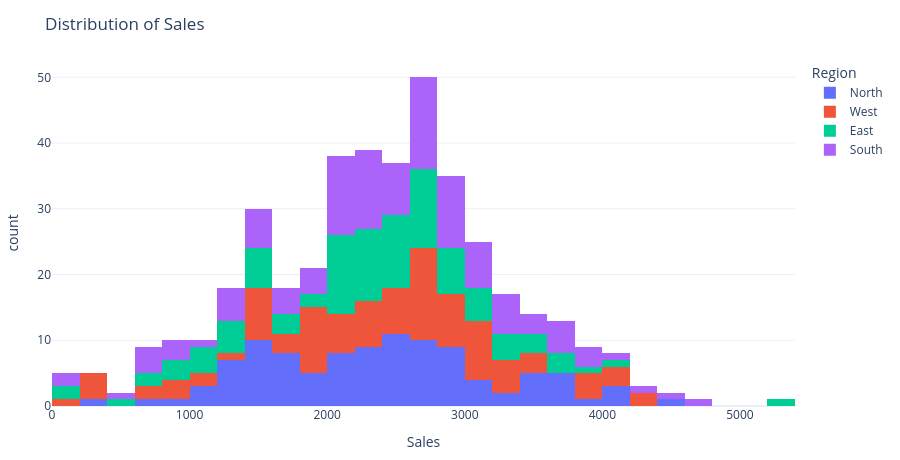
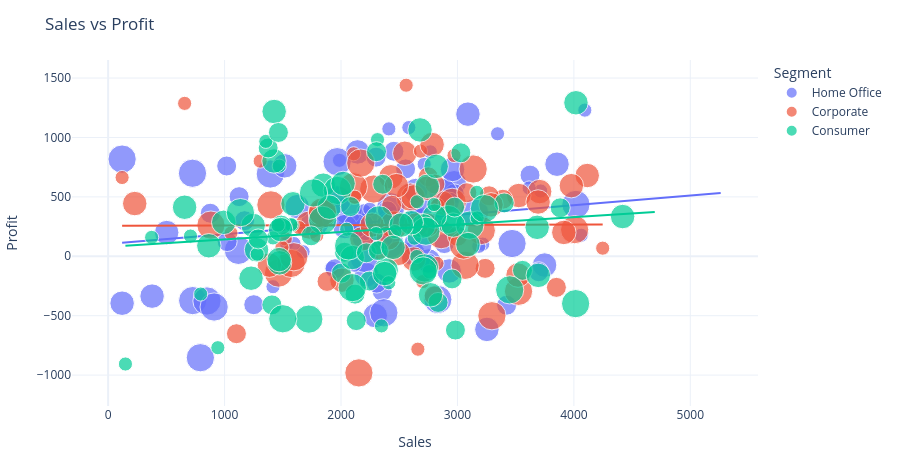
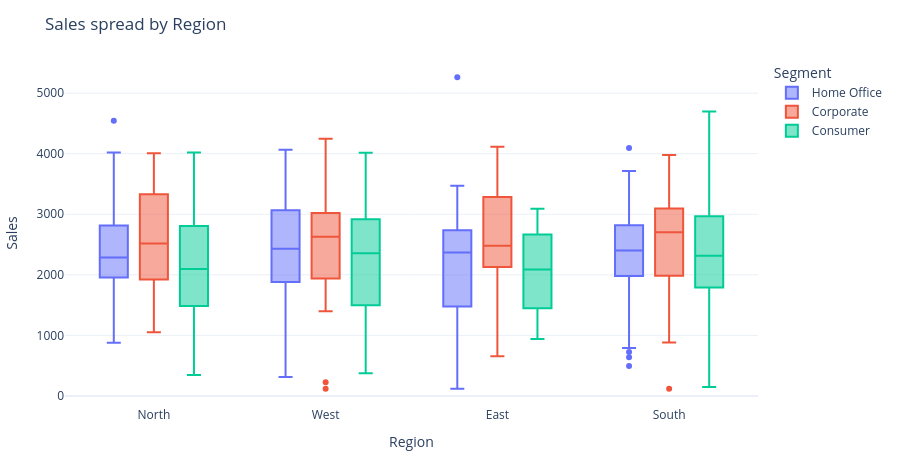

Write notebook code for charts like these, in order.
### Code cell
fig1 = px.histogram(df_clean, x=numeric_cols[0], color=categorical_cols[0], nbins=30, title=f"Distribution of {numeric_cols[0]}")
fig2 = px.scatter(df_clean, x="Sales", y="Profit", color="Segment", size="Discount", trendline="ols", title="Sales vs Profit")
fig3 = px.box(df_clean, x="Region", y="Sales", color="Segment", points="outliers", title="Sales spread by Region")

for fig in [fig1, fig2, fig3]:
    fig.update_layout(template="plotly_white", height=460, margin=dict(l=20, r=20, t=60, b=20))
    fig.show()

### Figure 1 — Plotly figure (JSON) as saved in the notebook; plotly's stock layout.template omitted (floating-point values rounded to 4 significant figures)
{"data": [{"bingroup": "x", "hovertemplate": "Region=North<br>Sales=%{x}<br>count=%{y}<extra></extra>", "legendgroup": "North", "marker": {"color": "#636efa", "pattern": {"shape": ""}}, "name": "North", "nbinsx": 30, "orientation": "v", "showlegend": true, "type": "histogram", "x": [2887.0, 2612.0, 2802.0, 1674.0, 2642.0, 3626.0, 2229.0, 1398.0, 1055.0, 2272.0, 2049.0, 1618.0, 877.2, 1588.0, 1215.0, 4544.0, 2749.0, 3527.0, 3749.0, 2179.0, 2179.0, 3344.0, 1580.0, 2201.0, 3415.0, 347.3, 1053.0, 1569.0, 2452.0, 3126.0, 1481.0, 4018.0, 2131.0, 1486.0, 4007.0, 2972.0, 2630.0, 2411.0, 2583.0, 1416.0, 4018.0, 2440.0, 1275.0, 2752.0, 1639.0, 2710.0, 3694.0, 1354.0, 2426.0, 3493.0, 1722.0, 3685.0, 2729.0, 3166.0, 2074.0, 2651.0, 2413.0, 2782.0, 1516.0, 2347.0, 2476.0, 1192.0, 2389.0, 2201.0, 1345.0, 1416.0, 1898.0, 1840.0, 1251.0, 1723.0, 3289.0, 2876.0, 707.3, 2247.0, 2405.0, 2803.0, 3449.0, 3883.0, 3480.0, 1354.0, 1759.0, 1964.0, 2518.0, 2301.0, 1732.0, 2431.0, 2955.0, 2817.0, 2969.0, 2128.0, 1965.0, 3184.0, 3731.0, 2301.0, 3090.0, 1744.0, 2027.0, 1949.0, 1459.0, 1481.0, 2447.0, 2097.0, 2958.0, 2769.0], "xaxis": "x", "yaxis": "y"}, {"bingroup": "x", "hovertemplate": "Region=West<br>Sales=%{x}<br>count=%{y}<extra></extra>", "legendgroup": "West", "marker": {"color": "#EF553B", "pattern": {"shape": ""}}, "name": "West", "nbinsx": 30, "orientation": "v", "showlegend": true, "type": "histogram", "x": [3087.0, 1469.0, 3042.0, 1847.0, 2003.0, 1842.0, 1463.0, 228.5, 2035.0, 2872.0, 3029.0, 4247.0, 2954.0, 4063.0, 3901.0, 2929.0, 2687.0, 864.9, 1930.0, 2645.0, 2714.0, 1969.0, 1987.0, 373.4, 1656.0, 311.7, 1533.0, 2219.0, 1522.0, 2903.0, 2983.0, 2388.0, 3032.0, 992.9, 1392.0, 2894.0, 377.5, 3238.0, 1596.0, 2410.0, 4244.0, 3422.0, 3170.0, 2707.0, 794.8, 3956.0, 2757.0, 3205.0, 2624.0, 2435.0, 3559.0, 2281.0, 1880.0, 2628.0, 1835.0, 2620.0, 724.3, 3805.0, 2106.0, 4054.0, 1959.0, 2428.0, 3148.0, 1874.0, 2358.0, 2307.0, 1400.0, 1650.0, 3344.0, 1624.0, 2492.0, 2197.0, 2463.0, 1886.0, 2250.0, 2191.0, 2468.0, 3246.0, 2590.0, 3198.0, 2660.0, 120.0, 2807.0, 2830.0, 2767.0, 3855.0, 1498.0, 1172.0, 2170.0, 3232.0, 1500.0, 2799.0, 1136.0, 2698.0, 4015.0, 3583.0, 2347.0, 2706.0, 3003.0, 3081.0, 910.4, 2684.0], "xaxis": "x", "yaxis": "y"}, {"bingroup": "x", "hovertemplate": "Region=East<br>Sales=%{x}<br>count=%{y}<extra></extra>", "legendgroup": "East", "marker": {"color": "#00cc96", "pattern": {"shape": ""}}, "name": "East", "nbinsx": 30, "orientation": "v", "showlegend": true, "type": "histogram", "x": [2803.0, 1119.0, 1246.0, 2617.0, 3706.0, 2429.0, 1920.0, 3850.0, 656.9, 2922.0, 2096.0, 842.4, 1407.0, 2384.0, 2092.0, 2327.0, 945.9, 2250.0, 1931.0, 2008.0, 2018.0, 2683.0, 1472.0, 2349.0, 1468.0, 2210.0, 3017.0, 1480.0, 2313.0, 2654.0, 3091.0, 2803.0, 2231.0, 2650.0, 2542.0, 3100.0, 942.1, 3469.0, 3525.0, 3066.0, 2973.0, 2475.0, 2454.0, 1228.0, 2328.0, 2410.0, 1426.0, 2290.0, 3296.0, 3353.0, 2113.0, 2038.0, 1375.0, 2294.0, 120.0, 1385.0, 2058.0, 4115.0, 2432.0, 2518.0, 5261.0, 1763.0, 3272.0, 3000.0, 1102.0, 1776.0, 2651.0, 2457.0, 697.2, 2012.0, 2032.0, 2435.0, 1018.0, 2751.0, 1431.0, 2900.0, 3442.0, 3693.0, 2114.0, 1620.0, 2507.0, 2772.0, 2679.0, 2931.0, 2080.0, 120.0, 2745.0, 3633.0, 2368.0, 2145.0, 3394.0, 1022.0, 2607.0, 2717.0, 2518.0, 3141.0, 1289.0, 2706.0, 502.8], "xaxis": "x", "yaxis": "y"}, {"bingroup": "x", "hovertemplate": "Region=South<br>Sales=%{x}<br>count=%{y}<extra></extra>", "legendgroup": "South", "marker": {"color": "#ab63fa", "pattern": {"shape": ""}}, "name": "South", "nbinsx": 30, "orientation": "v", "showlegend": true, "type": "histogram", "x": [883.0, 2884.0, 2824.0, 2030.0, 4694.0, 2121.0, 2142.0, 2555.0, 2548.0, 2243.0, 2560.0, 3491.0, 2109.0, 2834.0, 120.0, 3106.0, 1758.0, 3152.0, 2778.0, 3135.0, 2963.0, 3112.0, 3257.0, 1696.0, 1576.0, 3402.0, 2389.0, 1306.0, 2084.0, 3715.0, 1374.0, 3302.0, 726.1, 2489.0, 2865.0, 2065.0, 1571.0, 2976.0, 2798.0, 1899.0, 1248.0, 3914.0, 3623.0, 3616.0, 2354.0, 2217.0, 2264.0, 1729.0, 2860.0, 792.0, 3323.0, 1425.0, 2741.0, 3390.0, 1280.0, 2596.0, 2218.0, 1946.0, 2680.0, 2646.0, 1967.0, 495.0, 2428.0, 2756.0, 1595.0, 2098.0, 3978.0, 2316.0, 3218.0, 2703.0, 656.7, 2034.0, 1493.0, 3052.0, 637.3, 2375.0, 2603.0, 3253.0, 2660.0, 3520.0, 148.5, 866.4, 2119.0, 1792.0, 2831.0, 2267.0, 3829.0, 4254.0, 2757.0, 1840.0, 3627.0, 4094.0, 1364.0, 2321.0, 3179.0, 2842.0, 2702.0, 848.9, 4419.0, 2398.0, 2304.0, 2601.0, 1463.0, 2029.0, 1125.0, 3062.0, 2737.0, 2509.0, 2971.0, 2403.0, 2063.0, 2741.0, 3698.0, 2154.0, 2955.0], "xaxis": "x", "yaxis": "y"}], "layout": {"barmode": "relative", "height": 460, "legend": {"title": {"text": "Region"}, "tracegroupgap": 0}, "margin": {"b": 20, "l": 20, "r": 20, "t": 60}, "title": {"text": "Distribution of Sales"}, "xaxis": {"anchor": "y", "domain": [0, 1], "title": {"text": "Sales"}}, "yaxis": {"anchor": "x", "domain": [0, 1], "title": {"text": "count"}}}}

### Figure 2 — Plotly figure (JSON) as saved in the notebook; plotly's stock layout.template omitted (floating-point values rounded to 4 significant figures; data arrays with more than 128 entries replaced by an {"elided": "..."} marker saying what was removed)
{"data": [{"hovertemplate": "Segment=Home Office<br>Sales=%{x}<br>Profit=%{y}<br>Discount=%{marker.size}<extra></extra>", "legendgroup": "Home Office", "marker": {"color": "#636efa", "size": {"elided": "154 float values"}, "sizemode": "area", "sizeref": 0.0005, "symbol": "circle"}, "mode": "markers", "name": "Home Office", "orientation": "v", "showlegend": true, "type": "scatter", "x": {"elided": "154 float values"}, "xaxis": "x", "y": {"elided": "154 float values"}, "yaxis": "y"}, {"hovertemplate": "<b>OLS trendline</b><br>Profit = 0.0815881 * Sales + 103.953<br>R<sup>2</sup>=0.029416<br><br>Segment=Home Office<br>Sales=%{x}<br>Profit=%{y} <b>(trend)</b><extra></extra>", "legendgroup": "Home Office", "marker": {"color": "#636efa", "symbol": "circle"}, "mode": "lines", "name": "Home Office", "showlegend": false, "type": "scatter", "x": {"elided": "154 float values"}, "xaxis": "x", "y": {"elided": "154 float values"}, "yaxis": "y"}, {"hovertemplate": "Segment=Corporate<br>Sales=%{x}<br>Profit=%{y}<br>Discount=%{marker.size}<extra></extra>", "legendgroup": "Corporate", "marker": {"color": "#EF553B", "size": {"elided": "131 float values"}, "sizemode": "area", "sizeref": 0.0005, "symbol": "circle"}, "mode": "markers", "name": "Corporate", "orientation": "v", "showlegend": true, "type": "scatter", "x": {"elided": "131 float values"}, "xaxis": "x", "y": {"elided": "131 float values"}, "yaxis": "y"}, {"hovertemplate": "<b>OLS trendline</b><br>Profit = 0.00261841 * Sales + 256.901<br>R<sup>2</sup>=0.000028<br><br>Segment=Corporate<br>Sales=%{x}<br>Profit=%{y} <b>(trend)</b><extra></extra>", "legendgroup": "Corporate", "marker": {"color": "#EF553B", "symbol": "circle"}, "mode": "lines", "name": "Corporate", "showlegend": false, "type": "scatter", "x": {"elided": "131 float values"}, "xaxis": "x", "y": {"elided": "131 float values"}, "yaxis": "y"}, {"hovertemplate": "Segment=Consumer<br>Sales=%{x}<br>Profit=%{y}<br>Discount=%{marker.size}<extra></extra>", "legendgroup": "Consumer", "marker": {"color": "#00cc96", "size": {"elided": "135 float values"}, "sizemode": "area", "sizeref": 0.0005, "symbol": "circle"}, "mode": "markers", "name": "Consumer", "orientation": "v", "showlegend": true, "type": "scatter", "x": {"elided": "135 float values"}, "xaxis": "x", "y": {"elided": "135 float values"}, "yaxis": "y"}, {"hovertemplate": "<b>OLS trendline</b><br>Profit = 0.062519 * Sales + 78.7871<br>R<sup>2</sup>=0.017496<br><br>Segment=Consumer<br>Sales=%{x}<br>Profit=%{y} <b>(trend)</b><extra></extra>", "legendgroup": "Consumer", "marker": {"color": "#00cc96", "symbol": "circle"}, "mode": "lines", "name": "Consumer", "showlegend": false, "type": "scatter", "x": {"elided": "135 float values"}, "xaxis": "x", "y": {"elided": "135 float values"}, "yaxis": "y"}], "layout": {"height": 460, "legend": {"itemsizing": "constant", "title": {"text": "Segment"}, "tracegroupgap": 0}, "margin": {"b": 20, "l": 20, "r": 20, "t": 60}, "title": {"text": "Sales vs Profit"}, "xaxis": {"anchor": "y", "domain": [0, 1], "title": {"text": "Sales"}}, "yaxis": {"anchor": "x", "domain": [0, 1], "title": {"text": "Profit"}}}}

### Figure 3 — Plotly figure (JSON) as saved in the notebook; plotly's stock layout.template omitted (floating-point values rounded to 4 significant figures; data arrays with more than 128 entries replaced by an {"elided": "..."} marker saying what was removed)
{"data": [{"alignmentgroup": "True", "boxpoints": "outliers", "hovertemplate": "Segment=Home Office<br>Region=%{x}<br>Sales=%{y}<extra></extra>", "legendgroup": "Home Office", "marker": {"color": "#636efa"}, "name": "Home Office", "notched": false, "offsetgroup": "Home Office", "orientation": "v", "showlegend": true, "type": "box", "x": {"elided": "154 str values"}, "x0": " ", "xaxis": "x", "y": {"elided": "154 float values"}, "y0": " ", "yaxis": "y"}, {"alignmentgroup": "True", "boxpoints": "outliers", "hovertemplate": "Segment=Corporate<br>Region=%{x}<br>Sales=%{y}<extra></extra>", "legendgroup": "Corporate", "marker": {"color": "#EF553B"}, "name": "Corporate", "notched": false, "offsetgroup": "Corporate", "orientation": "v", "showlegend": true, "type": "box", "x": {"elided": "131 str values"}, "x0": " ", "xaxis": "x", "y": {"elided": "131 float values"}, "y0": " ", "yaxis": "y"}, {"alignmentgroup": "True", "boxpoints": "outliers", "hovertemplate": "Segment=Consumer<br>Region=%{x}<br>Sales=%{y}<extra></extra>", "legendgroup": "Consumer", "marker": {"color": "#00cc96"}, "name": "Consumer", "notched": false, "offsetgroup": "Consumer", "orientation": "v", "showlegend": true, "type": "box", "x": {"elided": "135 str values"}, "x0": " ", "xaxis": "x", "y": {"elided": "135 float values"}, "y0": " ", "yaxis": "y"}], "layout": {"boxmode": "group", "height": 460, "legend": {"title": {"text": "Segment"}, "tracegroupgap": 0}, "margin": {"b": 20, "l": 20, "r": 20, "t": 60}, "title": {"text": "Sales spread by Region"}, "xaxis": {"anchor": "y", "domain": [0, 1], "title": {"text": "Region"}}, "yaxis": {"anchor": "x", "domain": [0, 1], "title": {"text": "Sales"}}}}
